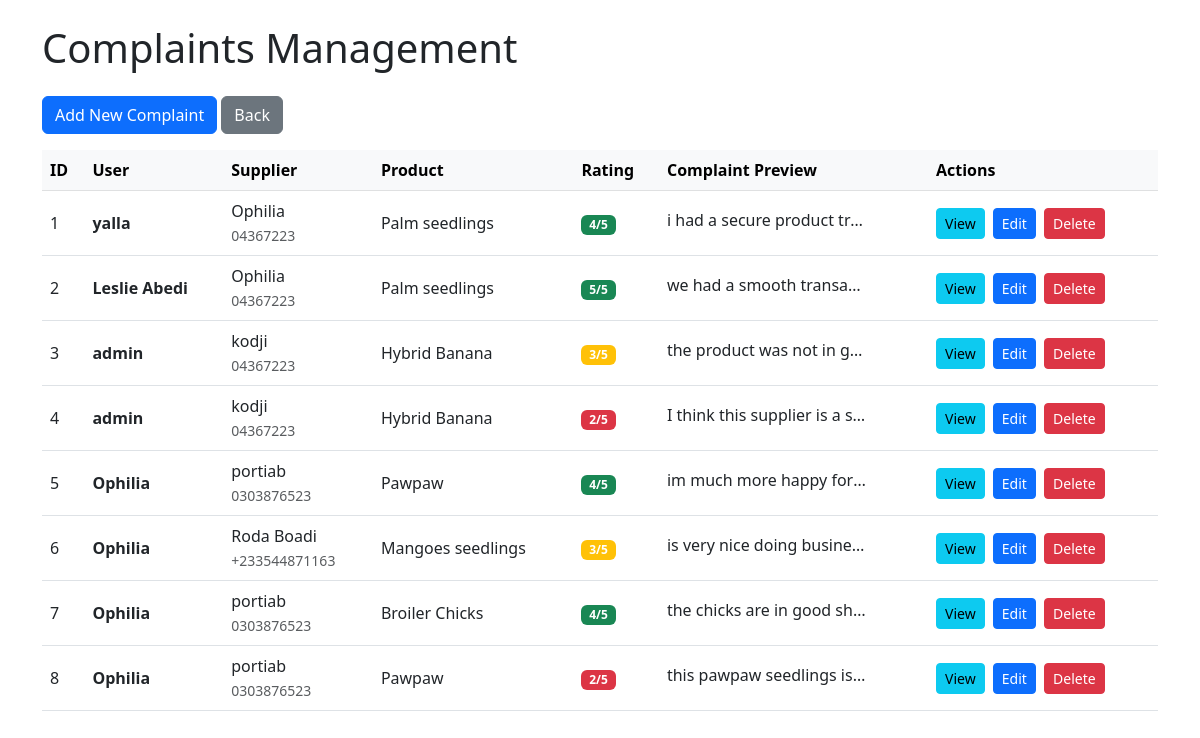
Screenshot of /admin/complaints (signed in) with the database file from the repository.
### app.py (models this page shows)
class Complaint(db.Model):
    id = db.Column(db.Integer, primary_key=True)
    user_name = db.Column(db.String(100), nullable=False)
    supplier_name = db.Column(db.String(100), nullable=False)
    supplier_phone = db.Column(db.String(15), nullable=False)
    product_name = db.Column(db.String(100), nullable=False)
    product_id = db.Column(db.Integer, db.ForeignKey('addagroproducts.pid'), nullable=False)
    supplierRating = db.Column(db.String(5), nullable=False)
    complaint_text = db.Column(db.Text, nullable=False)

### app.py (the view)
@app.route('/admin/complaints')
@login_required
def admin_complaints():
    if not current_user.is_admin:
        flash('Access denied. Admin privileges required.', 'danger')
        return redirect(url_for('index'))
    complaints = Complaint.query.all()
    products = Addagroproducts.query.all()  # For the product dropdown
    return render_template('admin/complaints.html', complaints=complaints, products=products)

### app.py (called while the page is built)
@login_manager.user_loader
def load_user(user_id):
    return User.query.get(int(user_id))

### templates/admin/complaints.html (shortened to what this page needs)
<!doctype html>
<html lang="en">
<head>
  <link href="https://cdn.jsdelivr.net/npm/bootstrap@5.3.0/dist/css/bootstrap.min.css" rel="stylesheet">
</head>
<body>
<div class="container my-4">
  <h1 class="mb-4">Complaints Management</h1>
  <button class="btn btn-primary mb-3" data-bs-toggle="modal" data-bs-target="#createComplaintModal">
    Add New Complaint
  </button>
  <a href="{{ url_for('admin_dashboard') }}" class="btn btn-secondary mb-3">Back</a>
  <div class="table-responsive">
    <table class="table table-hover align-middle">
      <thead class="table-light">
        <tr>
          <th>ID</th>
          <th>User</th>
          <th>Supplier</th>
          <th>Product</th>
          <th>Rating</th>
          <th>Complaint Preview</th>
          <th>Actions</th>
        </tr>
      </thead>
      <tbody>
        {% for complaint in complaints %}
        <tr>
          <td>{{ complaint.id }}</td>
          <td><strong>{{ complaint.user_name }}</strong></td>
          <td>
            {{ complaint.supplier_name }}<br>
            <small class="text-muted">{{ complaint.supplier_phone }}</small>
          </td>
          <td>{{ complaint.product_name }}</td>
          <td>
            <span class="badge bg-{{ 'danger' if complaint.supplierRating|int <= 2 else 'warning' if complaint.supplierRating|int <= 3 else 'success' }}">
              {{ complaint.supplierRating }}/5
            </span>
          </td>
          <td>
            <span class="text-truncate d-inline-block" style="max-width: 200px;">
              {{ complaint.complaint_text }}
            </span>
          </td>
          <td>
            <button class="btn btn-sm btn-info me-1" data-bs-toggle="modal" data-bs-target="#viewComplaintModal{{ complaint.id }}">View</button>
            <button class="btn btn-sm btn-primary me-1" data-bs-toggle="modal" data-bs-target="#updateComplaintModal{{ complaint.id }}">Edit</button>
            <button class="btn btn-sm btn-danger" data-bs-toggle="modal" data-bs-target="#deleteComplaintModal{{ complaint.id }}">Delete</button>
          </td>
        </tr>
        {% endfor %}
      </tbody>
    </table>
  </div>
</div>
</body>
</html>

### rows the page displays
Complaint: id "1", user_name "yalla", supplier_name "Ophilia", supplier_phone "04367223", product_name "Palm seedlings", supplierRating "4", complaint_text "i had a secure product tr…"
Complaint: id "2", user_name "Leslie Abedi", supplier_name "Ophilia", supplier_phone "04367223", product_name "Palm seedlings", supplierRating "5", complaint_text "we had a smooth transa…"
Complaint: id "3", user_name "admin", supplier_name "kodji", supplier_phone "04367223", product_name "Hybrid Banana", supplierRating "3", complaint_text "the product was not in g…"
Complaint: id "4", user_name "admin", supplier_name "kodji", supplier_phone "04367223", product_name "Hybrid Banana", supplierRating "2", complaint_text "I think this supplier is a s…"
Complaint: id "5", user_name "Ophilia", supplier_name "portiab", supplier_phone "0303876523", product_name "Pawpaw", supplierRating "4", complaint_text "im much more happy for…"
Complaint: id "6", user_name "Ophilia", supplier_name "Roda Boadi", supplier_phone "+233544871163", product_name "Mangoes seedlings", supplierRating "3", complaint_text "is very nice doing busine…"
Complaint: id "7", user_name "Ophilia", supplier_name "portiab", supplier_phone "0303876523", product_name "Broiler Chicks", supplierRating "4", complaint_text "the chicks are in good sh…"
Complaint: id "8", user_name "Ophilia", supplier_name "portiab", supplier_phone "0303876523", product_name "Pawpaw", supplierRating "2", complaint_text "this pawpaw seedlings is…"
